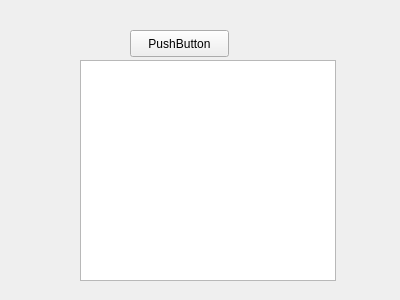
<?xml version="1.0" encoding="UTF-8"?>
<ui version="4.0">
 <class>Form</class>
 <widget class="QWidget" name="Form">
  <property name="geometry">
   <rect>
    <x>0</x>
    <y>0</y>
    <width>400</width>
    <height>300</height>
   </rect>
  </property>
  <property name="windowTitle">
   <string>Form</string>
  </property>
  <widget class="QPushButton" name="pushButton">
   <property name="geometry">
    <rect>
     <x>130</x>
     <y>30</y>
     <width>99</width>
     <height>27</height>
    </rect>
   </property>
   <property name="text">
    <string>PushButton</string>
   </property>
  </widget>
  <widget class="QListView" name="listView">
   <property name="geometry">
    <rect>
     <x>80</x>
     <y>60</y>
     <width>256</width>
     <height>221</height>
    </rect>
   </property>
  </widget>
 </widget>
 <resources/>
 <connections/>
</ui>
